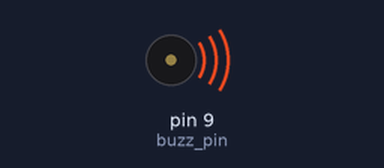
Bench run of a sketch on a simulated Arduino Uno, built with avr-gcc and run on an emulated ATmega328P. Shown: buzzer (waves = sounding).

Above: at 0.2 s.
At 3.7 s:
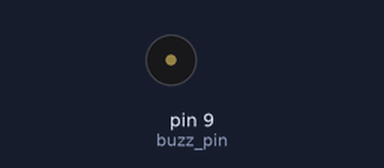
Timing chart, 0 to 5.2 s (numbered marks = the images above):
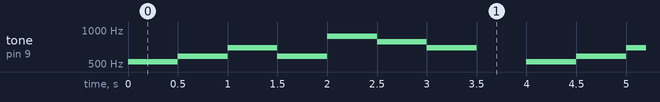

The sketch:

controlling_a_buzzer.ino
```cpp
int buzz_pin=9;
int _delay=500;
void song();
void setup() {
  Serial.begin(9600);
  pinMode(buzz_pin, OUTPUT);
}

void loop() {
  song();
  delay(_delay);
}
void song() {
  tone(buzz_pin, 523.25);
  delay(_delay);
  noTone(buzz_pin);
  tone(buzz_pin, 587.33);
  delay(_delay);
  noTone(buzz_pin);
  tone(buzz_pin, 698.46);
  delay(_delay);
  noTone(buzz_pin);
  tone(buzz_pin, 587.33);
  delay(_delay);
  noTone(buzz_pin);
  tone(buzz_pin, 880.0);
  delay(_delay);
  noTone(buzz_pin);
  tone(buzz_pin, 783.99);
  delay(_delay);
  noTone(buzz_pin);
  tone(buzz_pin, 698.46);
  delay(_delay);
  noTone(buzz_pin);
}
```

Measured:
- by itself, tone on pin 9 (buzz_pin): repeats every 4.0 s: 587 Hz 0.50 s, 698 Hz 0.50 s, 587 Hz 0.50 s, 880 Hz 0.50 s, 783 Hz 0.50 s, 698 Hz 0.50 s, silent 0.50 s, 523 Hz 0.50 s
